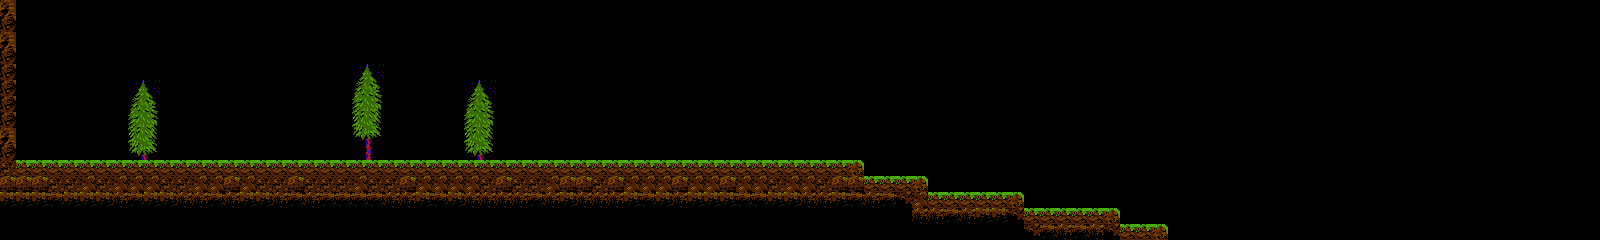

Below is a game level as drawn by its tile map, then a one-line description and the .tmx that defines it (tile-layer data replaced by summaries):
An orthogonal 100x15 tile map with 16x16 px tiles, 2 tile layers (Wall, Paint) and 1 object (Player).

<map version="1.2" tiledversion="1.2.3" orientation="orthogonal" renderorder="right-down" width="100" height="15" tilewidth="16" tileheight="16" infinite="0" nextlayerid="4" nextobjectid="2">
 <tileset firstgid="1" name="t_level_01" tilewidth="16" tileheight="16" tilecount="90" columns="10">
  <image source="Tilesets/t_level_01.png" trans="ffffff" width="160" height="144" />
 </tileset>
 <layer id="2" name="Wall" width="100" height="15">
  <data>[1500 cells, 330 non-empty, 1 distinct tile ids]</data>
 </layer>
 <layer id="1" name="Paint" width="100" height="15">
  <data>[1500 cells, 1500 non-empty, 26 distinct tile ids]</data>
 </layer>
 <objectgroup id="3" name="Room_1">
  <object id="1" name="PlayerStart" type="Player" x="64.1667" y="112.333" width="15" height="31" />
 </objectgroup>
</map>